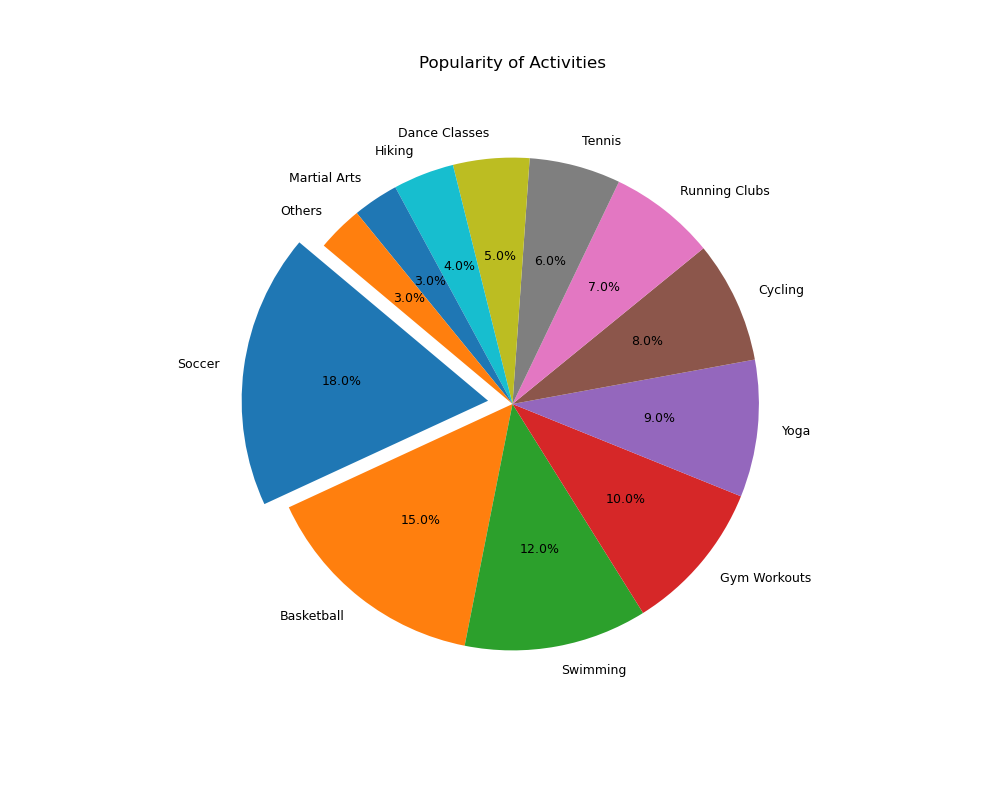

Source code (Python):

import matplotlib.pyplot as plt

# Data from the table
data = [
    {'Activity': 'Soccer', 'Percentage': '18%'},
    {'Activity': 'Basketball', 'Percentage': '15%'},
    {'Activity': 'Swimming', 'Percentage': '12%'},
    {'Activity': 'Gym Workouts', 'Percentage': '10%'},
    {'Activity': 'Yoga', 'Percentage': '9%'},
    {'Activity': 'Cycling', 'Percentage': '8%'},
    {'Activity': 'Running Clubs', 'Percentage': '7%'},
    {'Activity': 'Tennis', 'Percentage': '6%'},
    {'Activity': 'Dance Classes', 'Percentage': '5%'},
    {'Activity': 'Hiking', 'Percentage': '4%'},
    {'Activity': 'Martial Arts', 'Percentage': '3%'},
    {'Activity': 'Others', 'Percentage': '3%'}
]

# Extracting activities and corresponding percentage values
activities = [item['Activity'] for item in data]
percentages = [int(item['Percentage'].strip('%')) for item in data]

# Colors for each slice
colors = [
    '#1f77b4', '#ff7f0e', '#2ca02c', '#d62728', '#9467bd',
    '#8c564b', '#e377c2', '#7f7f7f', '#bcbd22', '#17becf',
    '#1f77b4', '#ff7f0e'
]

# Exploding the first slice (Soccer)
explode = (0.1, 0, 0, 0, 0, 0, 0, 0, 0, 0, 0, 0)

# Plotting the pie chart
plt.figure(figsize=(10, 8))
plt.pie(percentages, explode=explode, labels=activities, colors=colors, autopct='%1.1f%%', startangle=140, textprops={'fontsize': 9})

# Adding a title
plt.title('Popularity of Activities', pad=20)

# Display the plot
plt.show()
